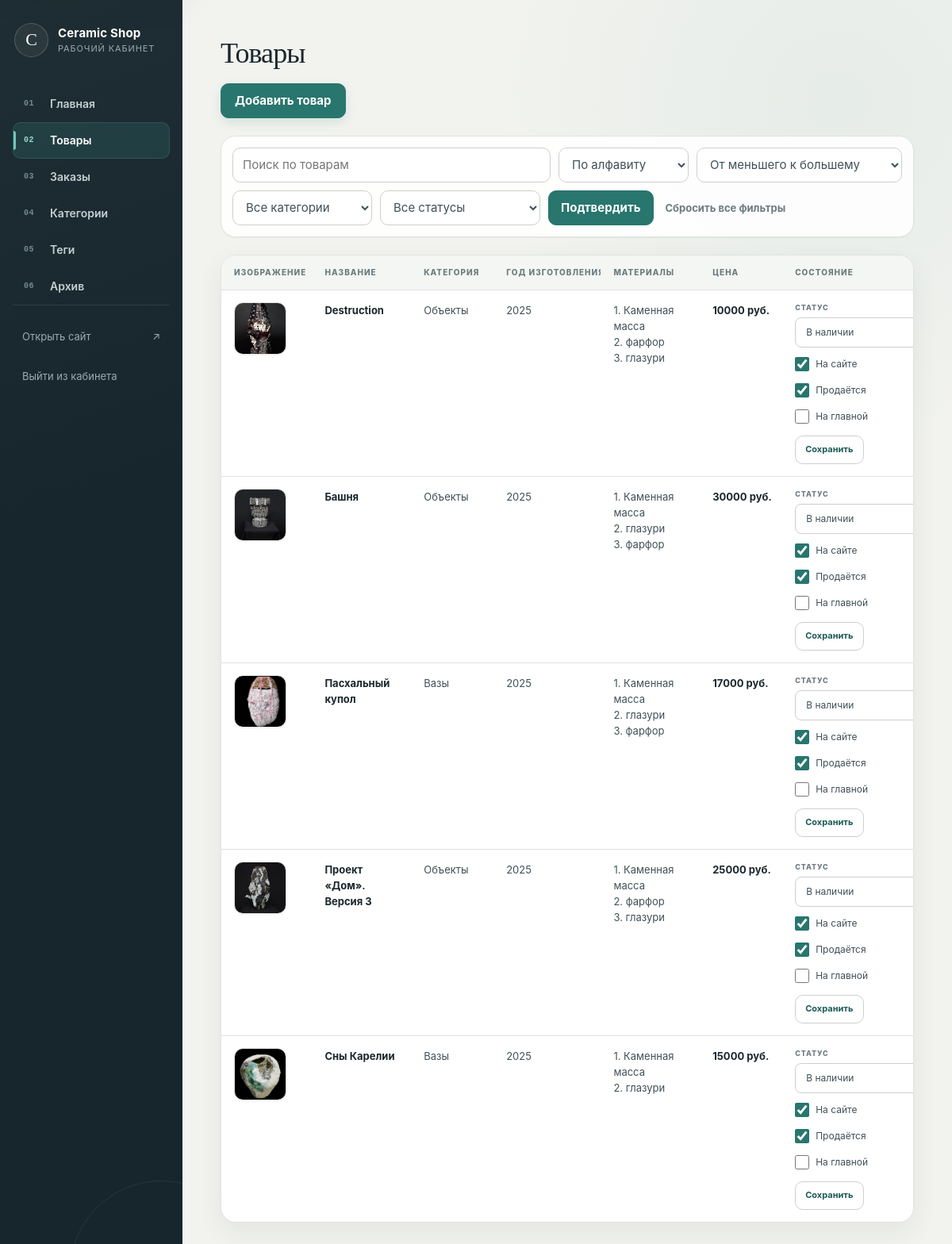
Screenshot of /admin/products (signed in) with the database file from the repository.
### tables this page shows
CREATE TABLE products (
            id TEXT PRIMARY KEY,
            name TEXT NOT NULL,
            description TEXT,
            price INTEGER NOT NULL,
            img TEXT
        , category_id INTEGER
        REFERENCES categories(id), status TEXT NOT NULL DEFAULT 'available'
        CHECK (
            status IN (
                'available',
                'reserved',
                'sold'
            )
        ), year INTEGER, materials TEXT NOT NULL
        DEFAULT 'Каменная масса', is_visible INTEGER NOT NULL DEFAULT 1
        CHECK (is_visible IN (0, 1)), is_for_sale INTEGER NOT NULL DEFAULT 1
        CHECK (is_for_sale IN (0, 1)), is_archived INTEGER NOT NULL DEFAULT 0
        CHECK (is_archived IN (0, 1)), is_featured INTEGER NOT NULL DEFAULT 0
        CHECK (is_featured IN (0, 1)));

CREATE TABLE categories (
            id INTEGER PRIMARY KEY AUTOINCREMENT,
            name TEXT NOT NULL UNIQUE,
            slug TEXT NOT NULL UNIQUE,
            description TEXT
        );

### routes/admin/products.py (the view)
@admin_bp.route("/admin/products")
def admin_products():
    category_slug = request.args.get('category')
    sort_by = request.args.get('sort_by', 'name')
    order = request.args.get('order', 'ASC').upper()
    search_query = request.args.get('q', '').strip()
    status = request.args.get('status', '').strip().lower()
    categories = get_all_categories()
    current_category = None
    if category_slug:
        current_category = get_category_by_slug(category_slug)
        if not current_category:
            flash('Категория не найдена', 'error')
            return redirect(url_for('admin.admin_products'))
    if status and status not in PRODUCT_STATUSES:
        flash('Некорректный статус товара', 'error')
        return redirect(url_for('admin.admin_products'))
    products = get_all_products(category_slug=category_slug,
                                sort_by=sort_by,
                                order=order,
                                search_query=search_query,
                                status=status,
                                only_visible=False,
                                is_archived=False)
    return render_template("admin/products.html",
                           products=products,
                           categories=categories,
                           category_slug=category_slug,
                           current_category=current_category,
                           current_sort=sort_by,
                           current_order=order,
                           current_status=status,
                           search_query=search_query,
                           product_statuses=PRODUCT_STATUSES)

### database/categories.py (called while the page is built)
def get_all_categories():
    conn = get_db_connection()
    categories = conn.execute("SELECT * FROM categories ORDER BY name").fetchall()
    conn.close()
    return categories

### database/connection.py (called while the page is built)
def get_db_connection():
    database_path = current_app.config["DATABASE"]
    conn = sqlite3.connect(database_path)
    conn.execute("PRAGMA foreign_keys = ON")
    conn.row_factory = sqlite3.Row
    return conn

### routes/admin/auth.py (called while the page is built)
@admin_bp.before_request
def require_admin_login():
    allowed_endpoints = {
        'admin.login'
    }
    if request.endpoint in allowed_endpoints:
        return
    if session.get('is_admin'):
        return
    flash('Сначала войдите в админку', 'error')
    return redirect(url_for('admin.login'))

### services/cart_service.py (called while the page is built)
def get_cart(session):
    return session.get("cart", {})

def get_cart_count(session):
    cart = get_cart(session)
    return sum(cart.values())

### services/csrf_service.py (called while the page is built)
def get_csrf_token():
    if "csrf_token" not in session:
        session["csrf_token"] = secrets.token_urlsafe(32)
    return session["csrf_token"]

### templates/admin/products.html (shortened to what this page needs)
{% extends "admin/base.html" %}
{% block content %}
<h1 class="admin-page-title">Товары</h1>
<div class="admin-actions">
    <a href="{{ url_for('admin.new_product') }}" class="admin-button">
        Добавить товар
    </a>
</div>
<form action="{{ url_for('admin.admin_products') }}" method="get" class='admin-filters'>
    <input type="text" name="q" value="{{ search_query }}" placeholder="Поиск по товарам" class="admin-search-input">
    <select name="sort_by" id="sort_by">
        <option value="name" {% if current_sort == 'name'%}selected{% endif %}>По алфавиту</option>
    </select>
    <select name="order" id="order">
        <option value="ASC" {% if current_order == 'ASC'%}selected{% endif %}>От меньшего к большему</option>
    </select>
    <select name="category" id="category">
        <option value="">Все категории</option>
    </select>
	<select name="status" id="status">
		<option value="">Все статусы</option>
	</select>
    <button type="submit">Подтвердить</button>
	<a href="{{ url_for('admin.admin_products')}}" class="admin-reset-link">Сбросить все фильтры</a>
</form>
{% if products %}
    <div class="admin-table-wrapper">
        <table class="admin-table admin-table--products">
            <thead>
                <tr>
                    <th>Изображение</th>
                    <th>Название</th>
                    <th>Категория</th>
                    <th>Год изготовления</th>
                    <th>Материалы</th>
                    <th>Цена</th>
                    <th>Состояние</th>
                </tr>
            </thead>
            <tbody>
                {% for product in products %}
                <tr>
                <td data-label="Изображение" class="admin-table-image-cell">
                    {% if product.img %}
                        <img src="{{ product.img }}" alt="{{ product.name }}" class="admin-product-thumb">
                    {% else %}
                        <span class="admin-muted">Нет фото</span>
                    {% endif %}
                </td>
                <td data-label="Название"><strong>{{ product.name }}</strong></td>
                <td data-label="Категория">{{ product.category_name if product.category_name else '—' }}</td>
                <td data-label="Год">{{ product.year if product.year else "—" }}</td>
                <td data-label="Материалы">
                    {% if product.materials %}
                        {% for item in product.materials.split(', ') %}
                            {{ loop.index }}. {{ item }}<br>
                        {% endfor %}
                    {% else %}
                        —
                    {% endif %}
                </td>
                <td data-label="Цена" class="admin-price">{{ product.price }} руб.</td>
                <td data-label="Состояние" class="admin-product-state">
                    <form
                        action="{{ url_for('admin.update_product_state_route', product_id=product.id) }}"
                        method="post"
                        class="admin-product-state__form"
                    >
                        <label class="admin-product-state__field">
                            <span>Статус</span>
                            <select name="status">
                                {% for status_value, status_label in product_statuses.items() %}
                                    <option
                                        value="{{ status_value }}"
                                        {% if product.status == status_value %}selected{% endif %}
                                    >
                                        {{ status_label }}
                                    </option>
                                {% endfor %}
                            </select>
                        </label>
                        <label class="admin-product-state__check">
                            <input
                                type="checkbox"
                                name="is_visible"
                                value="1"
                                {% if product.is_visible %}checked{% endif %}
                            >
                            <span>На сайте</span>
                        </label>
                        <label class="admin-product-state__check">
                            <input
                                type="checkbox"
                                name="is_for_sale"
                                value="1"
                                {% if product.is_for_sale %}checked{% endif %}
                            >
                            <span>Продаётся</span>
                        </label>
                        <label class="admin-product-state__check">
                            <input
                                type="checkbox"
                                name="is_featured"
                                value="1"
                            >
                            <span>На главной</span>
                        </label>
                        <button type="submit" class="admin-product-state__submit">
                            Сохранить
                        </button>
                    </form>
                </td>
                </tr>
                {% endfor %}
            </tbody>
        </table>
    </div>
{% endif %}
{% endblock %}

### rows the page displays
products: img (picture), name "Destruction", name "Объекты", year "2025", item "Каменная масса" "фарфор" "глазури", price "10000", status "В наличии", is_visible "☑", is_for_sale "☑"
products: img (picture), name "Башня", name "Объекты", year "2025", item "Каменная масса" "глазури" "фарфор", price "30000", status "В наличии", is_visible "☑", is_for_sale "☑"
products: img (picture), name "Пасхальный купол", name "Вазы", year "2025", item "Каменная масса" "глазури" "фарфор", price "17000", status "В наличии", is_visible "☑", is_for_sale "☑"
products: img (picture), name "Проект «Дом». Версия 3", name "Объекты", year "2025", item "Каменная масса" "фарфор" "глазури", price "25000", status "В наличии", is_visible "☑", is_for_sale "☑"
products: img (picture), name "Сны Карелии", name "Вазы", year "2025", item "Каменная масса" "глазури", price "15000", status "В наличии", is_visible "☑", is_for_sale "☑"
